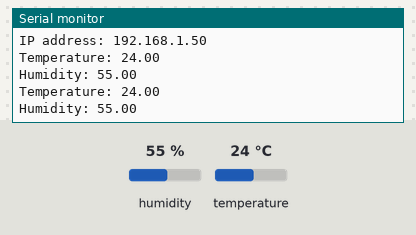
Simulated run of this sketch. Board: ESP32. Parts: the last lines printed to the serial monitor. The test bench sets the inputs (shaded band); at power-on: humidity 55 %, temperature 24 °C. WiFi joins after 1.5 s; servers stay silent unless stated.

Above: at 3.2 s.
3.3 s: humidity set to 22 %
At 4.6 s:
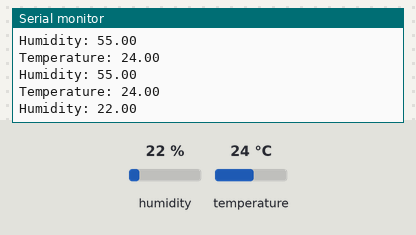
4.8 s: temperature set to 12 °C
At 5.4 s:
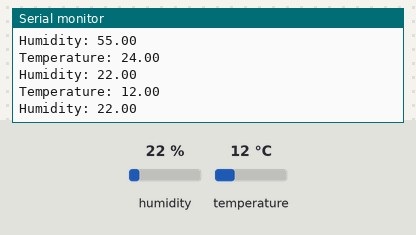
6.3 s: humidity set to 40 %
At 7.7 s:
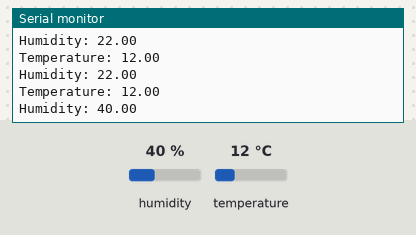
Timing chart, 0 to 9.3 s (numbered marks = the images above; inputs shaded):
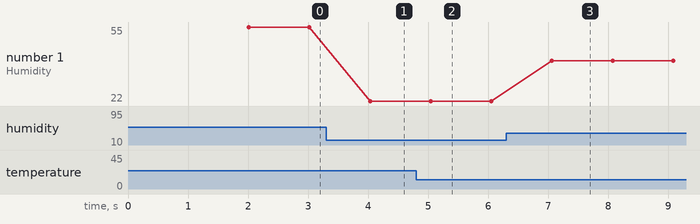

Measured:
- after the input at 3.3 s, the serial monitor: prints a new line after 0.73 s (image 1)
- after the input at 4.8 s, the serial monitor: prints a new line after 0.24 s (image 2)
- after the input at 6.3 s, the serial monitor: prints a new line after 0.77 s (image 3)
- plotted number 1: 55 → 22 after the input at 3.3 s, 22 → 40 after the input at 6.3 s

The sketch:

ESP32-Firmware.ino
```cpp
#include <WiFi.h>
#include "DHTesp.h"

const char* ssid = "TremainIphoneX";
const char* password = "tremainM";

#define DHT22_PIN 2

DHTesp dht;

void setup() {
  Serial.begin(115200);
  WiFi.begin(ssid, password);
  dht.setup(DHT22_PIN, DHTesp::DHT22);

  Serial.print("Connecting to WiFi");
  while (WiFi.status() != WL_CONNECTED) {
    delay(1000);
    Serial.print(".");
  }
  Serial.println("\nConnected!");
  Serial.print("IP address: ");
  Serial.println(WiFi.localIP());
}


void loop() {
  float temperature = dht.getTemperature();
  float humidity = dht.getHumidity();

  Serial.print("Temperature: ");
  Serial.println(temperature);

  Serial.print("Humidity: ");
  Serial.println(humidity);

  delay(1000);

}
```
